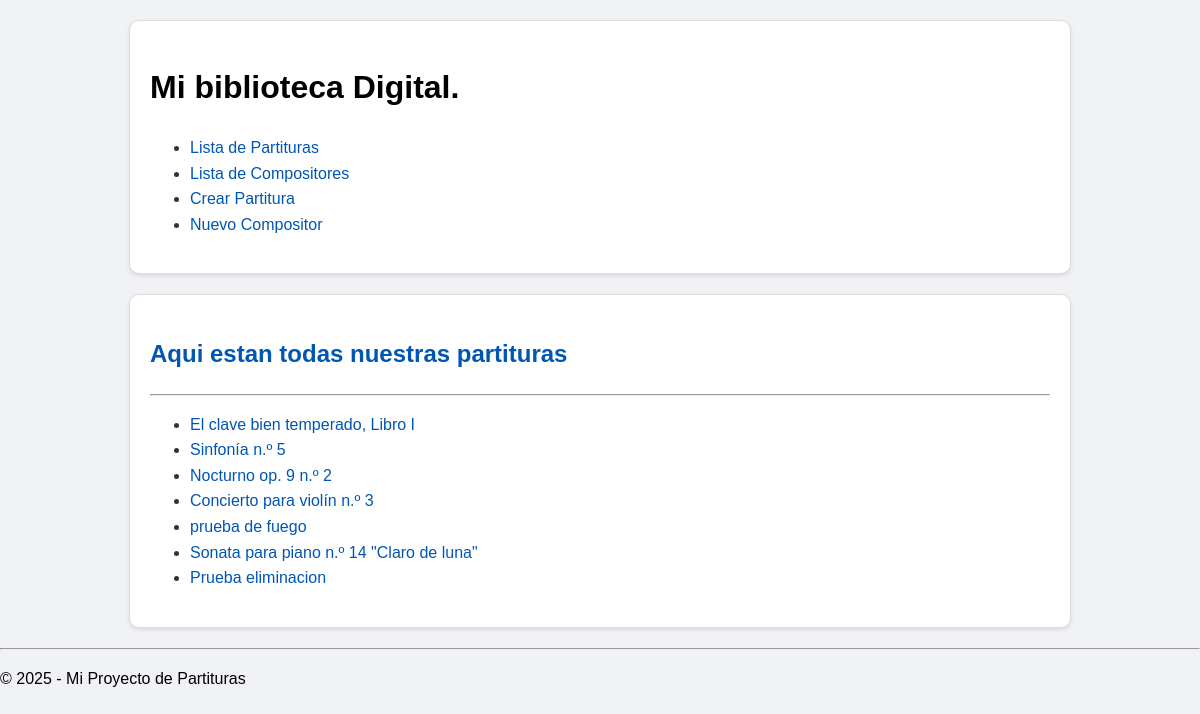
Before: /partituras/ with the older database file.
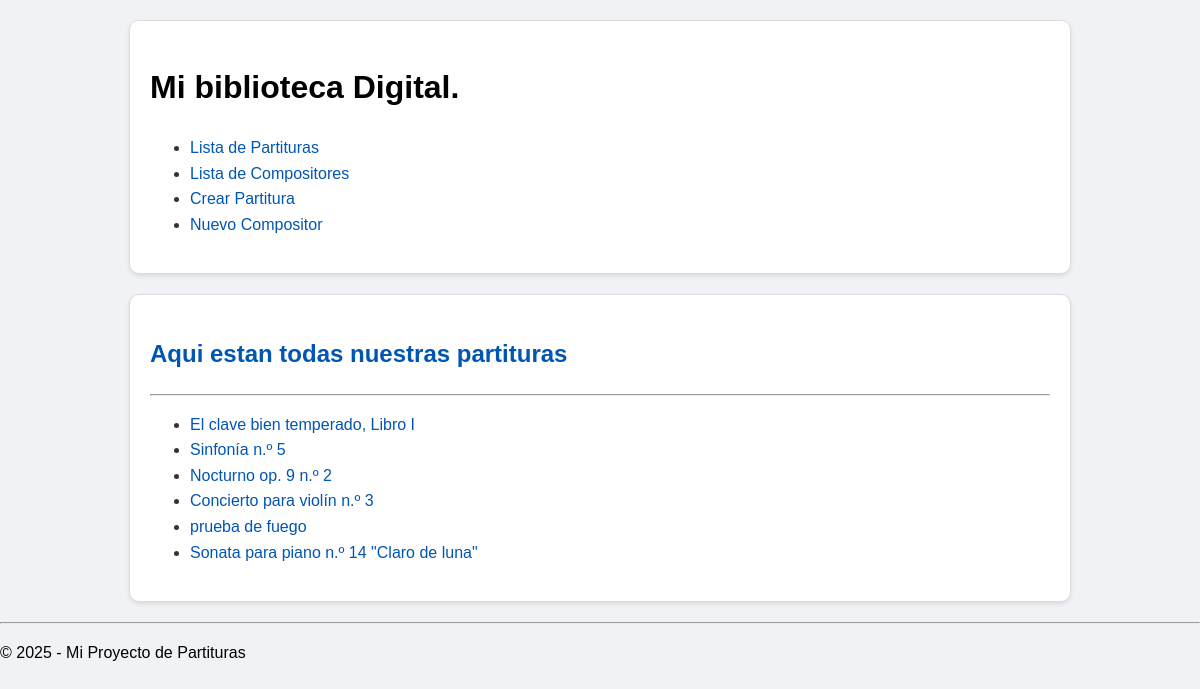
After: the same page with the newer database file.
### partiturasApp/models.py (models this page shows, shortened)
class Partitura(models.Model):
    nombre = models.CharField(max_length=200)
    compositor = models.ForeignKey(Compositor, on_delete=models.CASCADE, related_name='partituras')
    genero = models.CharField(max_length=50, null=True, blank=True)
    instrumento = models.ForeignKey(Instrumento, on_delete=models.PROTECT, related_name='instrumentos')
    fecha_creacion_partitura = models.DateField(null=True, blank=True)
    editorial = models.CharField(max_length=100 , null=True, blank=True)
    fecha_publicacion = models.DateField(null=True, blank=True)
    numero_opus = models.CharField(max_length=50, null=True, blank=True)
    fecha_ingreso = models.DateTimeField(auto_now_add=True)

### partiturasApp/views.py (the view)
# urls.py: path('partituras/', PartituraListView.as_view(), name='lista_partituras'),   #Creando una clase como vista.
class PartituraListView(ListView):
    model = Partitura
    template_name = 'partiturasApp/partitura/lista_partituras.html'
    context_object_name = 'partituras'
    def get_queryset(self):
        return Partitura.objects.filter()   #este Queryset sirve para aplicar un filtro a la clase, solo se muestran los objetos que cumplen la condicion.

### partiturasApp/templates/partiturasApp/partitura/lista_partituras.html (shortened to what this page needs)
{% extends "partiturasApp/base.html" %}
{% block content %}
    <h2>Aqui estan todas nuestras partituras</h2>
    <hr>
    <ul>
        {% for p in partituras %}
            <li>
                <a href='{% url "detalle_partitura" p.pk %}'>{{ p.nombre }}</a>
            </li>
        {%empty%}
            <li>No hay partituras en la biblioteca/</li>
        {% endfor %}
    </ul></hr>
{% endblock content %}

Changed rows visible on the page:
removed Partitura: nombre "Prueba eliminacion"
